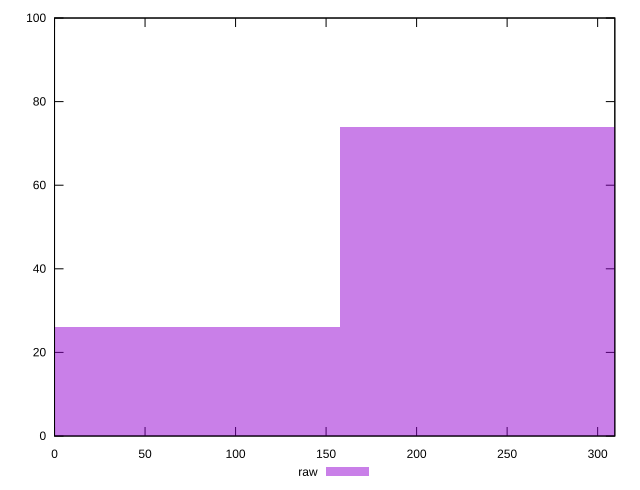

Here is the gnuplot script that generated this plot:
reset

$raw <<EOF
315.68838045404635 74
0 26
EOF

set key outside below
set boxwidth 315.68838045404635
set xrange [0:309.492]
set yrange [0:100]
set trange [0:100]
set style fill transparent solid 0.5 noborder
set terminal svg size 640, 490 enhanced background rgb 'white'
set output "report_00018_2021-02-10T15-25-16.877Z/uses-rel-preconnect/samples/pages/raw/histogram.svg"

plot $raw title "raw" with boxes

reset
